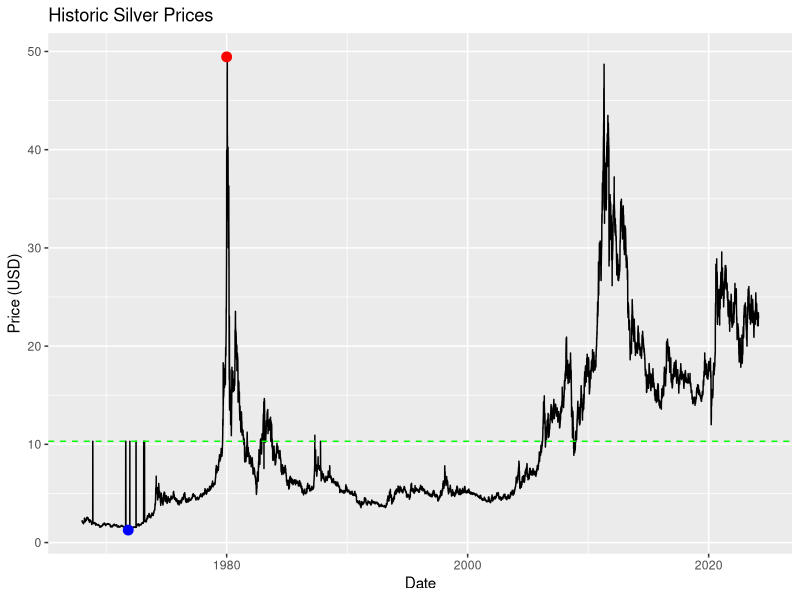

This chart was generated by the following R code:
# Install and load necessary packages
install.packages("readxl")
install.packages("ggplot2")
install.packages("xts")

library(readxl)
library(ggplot2)
library(xts)

# Read data from Excel file
silver_data <- read_excel("Investment_Historic.xlsx", sheet = "silver_price")

# Check the length of the data frame provided to ggplot()
# nrow(silver_data)
#
# If the lengths don't match, you may need to filter or subset your data
# For example, you can filter out rows with missing values in price
# silver_data <- silver_data[!is.na(price), ]

# Extract date and price columns
date <- as.POSIXct(silver_data$date)
price <- as.numeric(silver_data$SilverSpot)

# Remove rows with missing values: You can remove rows with missing values using the na.omit() function.
# silver_data <- na.omit(silver_data)
#
# Impute missing values: You can impute missing values using various methods such as mean imputation or 
# Interpolation.

price[is.na(price)] <- mean(price, na.rm = TRUE)

# Create a time series object with one observation per month
silver_xts <- xts(silver_data$SilverSpot, order.by = as.yearmon(silver_data$date))

# Calculate maximum, minimum, and mean values
max_value <- max(price)
min_value <- min(price)
mean_value <- mean(price)

# Find dates corresponding to maximum and minimum values
index_max <- which.max(price)
index_min <- which.min(price)

date_max <- index(silver_xts)[index_max]
date_min <- index(silver_xts)[index_min]

# Convert date_max and date_min to POSIXct format
date_max <- as.POSIXct(date_max)
date_min <- as.POSIXct(date_min)

# Create a ggplot object
p <- ggplot(silver_data, aes(x = date, y = price)) + 
	geom_line() + 
	labs(title="Historic Silver Prices", x="Date", y="Price (USD)")

# Add points for maximum and minimum values
p <- p + geom_point(data = data.frame(x = date_max, y = max_value),  
                    aes(x = x, y = y), color = "red", size = 3)
p <- p + geom_point(data = data.frame(x = date_min, y = min_value),  
                    aes(x = x, y = y), color = "blue", size = 3) 

# Add mean line
p <- p + geom_hline(yintercept = mean_value, 
                    linetype = "dashed", color = "green") 
# Display the plot
plot(p) 
